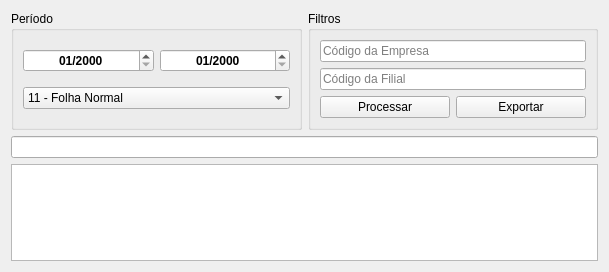
<?xml version="1.0" encoding="UTF-8"?>
<ui version="4.0">
 <class>GuiaINSSFolha</class>
 <widget class="QWidget" name="GuiaINSSFolha">
  <property name="geometry">
   <rect>
    <x>0</x>
    <y>0</y>
    <width>609</width>
    <height>272</height>
   </rect>
  </property>
  <property name="windowTitle">
   <string>Form</string>
  </property>
  <property name="styleSheet">
   <string notr="true"/>
  </property>
  <layout class="QGridLayout" name="gridLayout_3">
   <item row="4" column="0" colspan="2">
    <widget class="QTableWidget" name="tableWidget">
     <property name="sortingEnabled">
      <bool>true</bool>
     </property>
    </widget>
   </item>
   <item row="3" column="0" colspan="2">
    <widget class="QLineEdit" name="campoPesquisarObjetosTabela">
     <property name="clearButtonEnabled">
      <bool>true</bool>
     </property>
    </widget>
   </item>
   <item row="0" column="0">
    <widget class="QGroupBox" name="groupBox">
     <property name="title">
      <string>Período</string>
     </property>
     <layout class="QGridLayout" name="gridLayout_2">
      <item row="0" column="0">
       <widget class="QDateEdit" name="periodoInicial">
        <property name="minimumSize">
         <size>
          <width>0</width>
          <height>0</height>
         </size>
        </property>
        <property name="font">
         <font>
          <weight>75</weight>
          <bold>true</bold>
         </font>
        </property>
        <property name="alignment">
         <set>Qt::AlignCenter</set>
        </property>
        <property name="displayFormat">
         <string>MM/yyyy</string>
        </property>
       </widget>
      </item>
      <item row="0" column="1">
       <widget class="QDateEdit" name="periodoFinal">
        <property name="minimumSize">
         <size>
          <width>0</width>
          <height>0</height>
         </size>
        </property>
        <property name="font">
         <font>
          <weight>75</weight>
          <bold>true</bold>
         </font>
        </property>
        <property name="alignment">
         <set>Qt::AlignCenter</set>
        </property>
        <property name="displayFormat">
         <string>MM/yyyy</string>
        </property>
       </widget>
      </item>
      <item row="1" column="0" colspan="2">
       <widget class="QComboBox" name="tipoFolhaComboBox">
        <item>
         <property name="text">
          <string>11 - Folha Normal</string>
         </property>
        </item>
        <item>
         <property name="text">
          <string>12 - Folha Complementar</string>
         </property>
        </item>
        <item>
         <property name="text">
          <string>14 - Folha Complementar de Dissídio</string>
         </property>
        </item>
        <item>
         <property name="text">
          <string>31 - Folha Adiantamento de 13º</string>
         </property>
        </item>
        <item>
         <property name="text">
          <string>32 - Folha 13º Integral</string>
         </property>
        </item>
       </widget>
      </item>
     </layout>
    </widget>
   </item>
   <item row="0" column="1">
    <widget class="QGroupBox" name="groupBox_2">
     <property name="title">
      <string>Filtros</string>
     </property>
     <layout class="QGridLayout" name="gridLayout">
      <item row="0" column="0" colspan="2">
       <widget class="QLineEdit" name="campoID_Empresa">
        <property name="placeholderText">
         <string>Código da Empresa</string>
        </property>
        <property name="clearButtonEnabled">
         <bool>false</bool>
        </property>
       </widget>
      </item>
      <item row="1" column="0" colspan="2">
       <widget class="QLineEdit" name="campoID_Filial">
        <property name="placeholderText">
         <string>Código da Filial</string>
        </property>
        <property name="clearButtonEnabled">
         <bool>false</bool>
        </property>
       </widget>
      </item>
      <item row="2" column="0">
       <widget class="QPushButton" name="botaoProcessar">
        <property name="text">
         <string>Processar</string>
        </property>
        <property name="icon">
         <iconset resource="thema.qrc">
          <normaloff>:/images/paper-plane.png</normaloff>:/images/paper-plane.png</iconset>
        </property>
       </widget>
      </item>
      <item row="2" column="1">
       <widget class="QPushButton" name="botaoExportar">
        <property name="text">
         <string>Exportar</string>
        </property>
        <property name="icon">
         <iconset resource="thema.qrc">
          <normaloff>:/images/csv-file-format-extension.png</normaloff>:/images/csv-file-format-extension.png</iconset>
        </property>
       </widget>
      </item>
     </layout>
    </widget>
   </item>
  </layout>
 </widget>
 <tabstops>
  <tabstop>periodoInicial</tabstop>
  <tabstop>periodoFinal</tabstop>
  <tabstop>tipoFolhaComboBox</tabstop>
  <tabstop>campoID_Empresa</tabstop>
  <tabstop>campoID_Filial</tabstop>
  <tabstop>botaoProcessar</tabstop>
  <tabstop>botaoExportar</tabstop>
  <tabstop>campoPesquisarObjetosTabela</tabstop>
  <tabstop>tableWidget</tabstop>
 </tabstops>
 <resources>
  <include location="thema.qrc"/>
 </resources>
 <connections/>
</ui>
